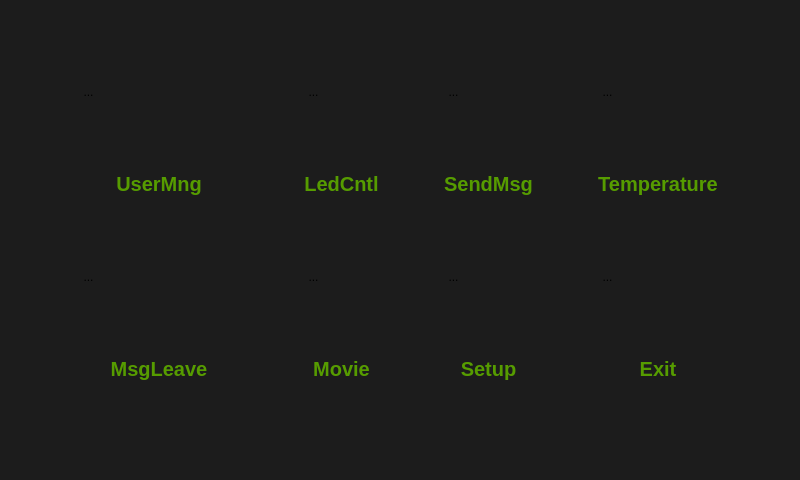
<?xml version="1.0" encoding="UTF-8"?>
<ui version="4.0">
 <class>MainMenu</class>
 <widget class="QWidget" name="MainMenu">
  <property name="geometry">
   <rect>
    <x>0</x>
    <y>0</y>
    <width>800</width>
    <height>480</height>
   </rect>
  </property>
  <property name="minimumSize">
   <size>
    <width>800</width>
    <height>480</height>
   </size>
  </property>
  <property name="maximumSize">
   <size>
    <width>800</width>
    <height>480</height>
   </size>
  </property>
  <property name="cursor">
   <cursorShape>BlankCursor</cursorShape>
  </property>
  <property name="windowTitle">
   <string>Form</string>
  </property>
  <property name="windowIcon">
   <iconset resource="../pic_ico.qrc">
    <normaloff>:/ico/pic_ico/house.png</normaloff>:/ico/pic_ico/house.png</iconset>
  </property>
  <property name="styleSheet">
   <string notr="true">border-style:flat;
background-color: rgb(28, 28, 28);</string>
  </property>
  <widget class="QWidget" name="layoutWidget">
   <property name="geometry">
    <rect>
     <x>20</x>
     <y>20</y>
     <width>761</width>
     <height>431</height>
    </rect>
   </property>
   <property name="cursor">
    <cursorShape>BlankCursor</cursorShape>
   </property>
   <layout class="QGridLayout" name="gridLayout_2">
    <item row="0" column="0">
     <widget class="QToolButton" name="Bt_UserMng">
      <property name="cursor">
       <cursorShape>BlankCursor</cursorShape>
      </property>
      <property name="focusPolicy">
       <enum>Qt::NoFocus</enum>
      </property>
      <property name="text">
       <string>...</string>
      </property>
      <property name="icon">
       <iconset resource="../pic_ico.qrc">
        <normaloff>:/ico/pic_ico/UserMng.png</normaloff>:/ico/pic_ico/UserMng.png</iconset>
      </property>
      <property name="iconSize">
       <size>
        <width>160</width>
        <height>100</height>
       </size>
      </property>
      <property name="autoRaise">
       <bool>true</bool>
      </property>
     </widget>
    </item>
    <item row="0" column="1">
     <widget class="QToolButton" name="Bt_LedSet">
      <property name="cursor">
       <cursorShape>BlankCursor</cursorShape>
      </property>
      <property name="focusPolicy">
       <enum>Qt::NoFocus</enum>
      </property>
      <property name="text">
       <string>...</string>
      </property>
      <property name="icon">
       <iconset resource="../pic_ico.qrc">
        <normaloff>:/ico/pic_ico/Led.png</normaloff>:/ico/pic_ico/Led.png</iconset>
      </property>
      <property name="iconSize">
       <size>
        <width>160</width>
        <height>100</height>
       </size>
      </property>
      <property name="autoRaise">
       <bool>true</bool>
      </property>
     </widget>
    </item>
    <item row="0" column="2">
     <widget class="QToolButton" name="Bt_GPRSMsg">
      <property name="cursor">
       <cursorShape>BlankCursor</cursorShape>
      </property>
      <property name="focusPolicy">
       <enum>Qt::NoFocus</enum>
      </property>
      <property name="text">
       <string>...</string>
      </property>
      <property name="icon">
       <iconset resource="../pic_ico.qrc">
        <normaloff>:/ico/pic_ico/GprsMsg.png</normaloff>:/ico/pic_ico/GprsMsg.png</iconset>
      </property>
      <property name="iconSize">
       <size>
        <width>160</width>
        <height>100</height>
       </size>
      </property>
      <property name="autoRaise">
       <bool>true</bool>
      </property>
     </widget>
    </item>
    <item row="0" column="3">
     <widget class="QToolButton" name="Bt_Tem">
      <property name="cursor">
       <cursorShape>BlankCursor</cursorShape>
      </property>
      <property name="focusPolicy">
       <enum>Qt::NoFocus</enum>
      </property>
      <property name="text">
       <string>...</string>
      </property>
      <property name="icon">
       <iconset resource="../pic_ico.qrc">
        <normaloff>:/ico/pic_ico/Temperature.png</normaloff>:/ico/pic_ico/Temperature.png</iconset>
      </property>
      <property name="iconSize">
       <size>
        <width>160</width>
        <height>100</height>
       </size>
      </property>
      <property name="autoRaise">
       <bool>true</bool>
      </property>
     </widget>
    </item>
    <item row="3" column="0">
     <widget class="QLabel" name="Lb_UserMng">
      <property name="minimumSize">
       <size>
        <width>160</width>
        <height>30</height>
       </size>
      </property>
      <property name="maximumSize">
       <size>
        <width>160</width>
        <height>30</height>
       </size>
      </property>
      <property name="palette">
       <palette>
        <active>
         <colorrole role="WindowText">
          <brush brushstyle="SolidPattern">
           <color alpha="255">
            <red>86</red>
            <green>156</green>
            <blue>0</blue>
           </color>
          </brush>
         </colorrole>
         <colorrole role="Button">
          <brush brushstyle="SolidPattern">
           <color alpha="255">
            <red>28</red>
            <green>28</green>
            <blue>28</blue>
           </color>
          </brush>
         </colorrole>
         <colorrole role="Base">
          <brush brushstyle="SolidPattern">
           <color alpha="255">
            <red>28</red>
            <green>28</green>
            <blue>28</blue>
           </color>
          </brush>
         </colorrole>
         <colorrole role="Window">
          <brush brushstyle="SolidPattern">
           <color alpha="255">
            <red>28</red>
            <green>28</green>
            <blue>28</blue>
           </color>
          </brush>
         </colorrole>
        </active>
        <inactive>
         <colorrole role="WindowText">
          <brush brushstyle="SolidPattern">
           <color alpha="255">
            <red>86</red>
            <green>156</green>
            <blue>0</blue>
           </color>
          </brush>
         </colorrole>
         <colorrole role="Button">
          <brush brushstyle="SolidPattern">
           <color alpha="255">
            <red>28</red>
            <green>28</green>
            <blue>28</blue>
           </color>
          </brush>
         </colorrole>
         <colorrole role="Base">
          <brush brushstyle="SolidPattern">
           <color alpha="255">
            <red>28</red>
            <green>28</green>
            <blue>28</blue>
           </color>
          </brush>
         </colorrole>
         <colorrole role="Window">
          <brush brushstyle="SolidPattern">
           <color alpha="255">
            <red>28</red>
            <green>28</green>
            <blue>28</blue>
           </color>
          </brush>
         </colorrole>
        </inactive>
        <disabled>
         <colorrole role="WindowText">
          <brush brushstyle="SolidPattern">
           <color alpha="255">
            <red>120</red>
            <green>120</green>
            <blue>120</blue>
           </color>
          </brush>
         </colorrole>
         <colorrole role="Button">
          <brush brushstyle="SolidPattern">
           <color alpha="255">
            <red>28</red>
            <green>28</green>
            <blue>28</blue>
           </color>
          </brush>
         </colorrole>
         <colorrole role="Base">
          <brush brushstyle="SolidPattern">
           <color alpha="255">
            <red>28</red>
            <green>28</green>
            <blue>28</blue>
           </color>
          </brush>
         </colorrole>
         <colorrole role="Window">
          <brush brushstyle="SolidPattern">
           <color alpha="255">
            <red>28</red>
            <green>28</green>
            <blue>28</blue>
           </color>
          </brush>
         </colorrole>
        </disabled>
       </palette>
      </property>
      <property name="font">
       <font>
        <pointsize>15</pointsize>
        <weight>75</weight>
        <bold>true</bold>
       </font>
      </property>
      <property name="cursor">
       <cursorShape>BlankCursor</cursorShape>
      </property>
      <property name="autoFillBackground">
       <bool>false</bool>
      </property>
      <property name="text">
       <string>UserMng</string>
      </property>
      <property name="alignment">
       <set>Qt::AlignCenter</set>
      </property>
     </widget>
    </item>
    <item row="3" column="1">
     <widget class="QLabel" name="Lb_LedSet">
      <property name="palette">
       <palette>
        <active>
         <colorrole role="WindowText">
          <brush brushstyle="SolidPattern">
           <color alpha="255">
            <red>86</red>
            <green>156</green>
            <blue>0</blue>
           </color>
          </brush>
         </colorrole>
         <colorrole role="Button">
          <brush brushstyle="SolidPattern">
           <color alpha="255">
            <red>28</red>
            <green>28</green>
            <blue>28</blue>
           </color>
          </brush>
         </colorrole>
         <colorrole role="Base">
          <brush brushstyle="SolidPattern">
           <color alpha="255">
            <red>28</red>
            <green>28</green>
            <blue>28</blue>
           </color>
          </brush>
         </colorrole>
         <colorrole role="Window">
          <brush brushstyle="SolidPattern">
           <color alpha="255">
            <red>28</red>
            <green>28</green>
            <blue>28</blue>
           </color>
          </brush>
         </colorrole>
        </active>
        <inactive>
         <colorrole role="WindowText">
          <brush brushstyle="SolidPattern">
           <color alpha="255">
            <red>86</red>
            <green>156</green>
            <blue>0</blue>
           </color>
          </brush>
         </colorrole>
         <colorrole role="Button">
          <brush brushstyle="SolidPattern">
           <color alpha="255">
            <red>28</red>
            <green>28</green>
            <blue>28</blue>
           </color>
          </brush>
         </colorrole>
         <colorrole role="Base">
          <brush brushstyle="SolidPattern">
           <color alpha="255">
            <red>28</red>
            <green>28</green>
            <blue>28</blue>
           </color>
          </brush>
         </colorrole>
         <colorrole role="Window">
          <brush brushstyle="SolidPattern">
           <color alpha="255">
            <red>28</red>
            <green>28</green>
            <blue>28</blue>
           </color>
          </brush>
         </colorrole>
        </inactive>
        <disabled>
         <colorrole role="WindowText">
          <brush brushstyle="SolidPattern">
           <color alpha="255">
            <red>120</red>
            <green>120</green>
            <blue>120</blue>
           </color>
          </brush>
         </colorrole>
         <colorrole role="Button">
          <brush brushstyle="SolidPattern">
           <color alpha="255">
            <red>28</red>
            <green>28</green>
            <blue>28</blue>
           </color>
          </brush>
         </colorrole>
         <colorrole role="Base">
          <brush brushstyle="SolidPattern">
           <color alpha="255">
            <red>28</red>
            <green>28</green>
            <blue>28</blue>
           </color>
          </brush>
         </colorrole>
         <colorrole role="Window">
          <brush brushstyle="SolidPattern">
           <color alpha="255">
            <red>28</red>
            <green>28</green>
            <blue>28</blue>
           </color>
          </brush>
         </colorrole>
        </disabled>
       </palette>
      </property>
      <property name="font">
       <font>
        <pointsize>15</pointsize>
        <weight>75</weight>
        <bold>true</bold>
       </font>
      </property>
      <property name="cursor">
       <cursorShape>BlankCursor</cursorShape>
      </property>
      <property name="text">
       <string>LedCntl</string>
      </property>
      <property name="alignment">
       <set>Qt::AlignCenter</set>
      </property>
     </widget>
    </item>
    <item row="3" column="2">
     <widget class="QLabel" name="Lb_GPRSMsg">
      <property name="palette">
       <palette>
        <active>
         <colorrole role="WindowText">
          <brush brushstyle="SolidPattern">
           <color alpha="255">
            <red>86</red>
            <green>156</green>
            <blue>0</blue>
           </color>
          </brush>
         </colorrole>
         <colorrole role="Button">
          <brush brushstyle="SolidPattern">
           <color alpha="255">
            <red>28</red>
            <green>28</green>
            <blue>28</blue>
           </color>
          </brush>
         </colorrole>
         <colorrole role="Base">
          <brush brushstyle="SolidPattern">
           <color alpha="255">
            <red>28</red>
            <green>28</green>
            <blue>28</blue>
           </color>
          </brush>
         </colorrole>
         <colorrole role="Window">
          <brush brushstyle="SolidPattern">
           <color alpha="255">
            <red>28</red>
            <green>28</green>
            <blue>28</blue>
           </color>
          </brush>
         </colorrole>
        </active>
        <inactive>
         <colorrole role="WindowText">
          <brush brushstyle="SolidPattern">
           <color alpha="255">
            <red>86</red>
            <green>156</green>
            <blue>0</blue>
           </color>
          </brush>
         </colorrole>
         <colorrole role="Button">
          <brush brushstyle="SolidPattern">
           <color alpha="255">
            <red>28</red>
            <green>28</green>
            <blue>28</blue>
           </color>
          </brush>
         </colorrole>
         <colorrole role="Base">
          <brush brushstyle="SolidPattern">
           <color alpha="255">
            <red>28</red>
            <green>28</green>
            <blue>28</blue>
           </color>
          </brush>
         </colorrole>
         <colorrole role="Window">
          <brush brushstyle="SolidPattern">
           <color alpha="255">
            <red>28</red>
            <green>28</green>
            <blue>28</blue>
           </color>
          </brush>
         </colorrole>
        </inactive>
        <disabled>
         <colorrole role="WindowText">
          <brush brushstyle="SolidPattern">
           <color alpha="255">
            <red>120</red>
            <green>120</green>
            <blue>120</blue>
           </color>
          </brush>
         </colorrole>
         <colorrole role="Button">
          <brush brushstyle="SolidPattern">
           <color alpha="255">
            <red>28</red>
            <green>28</green>
            <blue>28</blue>
           </color>
          </brush>
         </colorrole>
         <colorrole role="Base">
          <brush brushstyle="SolidPattern">
           <color alpha="255">
            <red>28</red>
            <green>28</green>
            <blue>28</blue>
           </color>
          </brush>
         </colorrole>
         <colorrole role="Window">
          <brush brushstyle="SolidPattern">
           <color alpha="255">
            <red>28</red>
            <green>28</green>
            <blue>28</blue>
           </color>
          </brush>
         </colorrole>
        </disabled>
       </palette>
      </property>
      <property name="font">
       <font>
        <pointsize>15</pointsize>
        <weight>75</weight>
        <bold>true</bold>
       </font>
      </property>
      <property name="cursor">
       <cursorShape>BlankCursor</cursorShape>
      </property>
      <property name="text">
       <string>SendMsg</string>
      </property>
      <property name="alignment">
       <set>Qt::AlignCenter</set>
      </property>
     </widget>
    </item>
    <item row="3" column="3">
     <widget class="QLabel" name="Lb_Tem">
      <property name="palette">
       <palette>
        <active>
         <colorrole role="WindowText">
          <brush brushstyle="SolidPattern">
           <color alpha="255">
            <red>86</red>
            <green>156</green>
            <blue>0</blue>
           </color>
          </brush>
         </colorrole>
         <colorrole role="Button">
          <brush brushstyle="SolidPattern">
           <color alpha="255">
            <red>28</red>
            <green>28</green>
            <blue>28</blue>
           </color>
          </brush>
         </colorrole>
         <colorrole role="Base">
          <brush brushstyle="SolidPattern">
           <color alpha="255">
            <red>28</red>
            <green>28</green>
            <blue>28</blue>
           </color>
          </brush>
         </colorrole>
         <colorrole role="Window">
          <brush brushstyle="SolidPattern">
           <color alpha="255">
            <red>28</red>
            <green>28</green>
            <blue>28</blue>
           </color>
          </brush>
         </colorrole>
        </active>
        <inactive>
         <colorrole role="WindowText">
          <brush brushstyle="SolidPattern">
           <color alpha="255">
            <red>86</red>
            <green>156</green>
            <blue>0</blue>
           </color>
          </brush>
         </colorrole>
         <colorrole role="Button">
          <brush brushstyle="SolidPattern">
           <color alpha="255">
            <red>28</red>
            <green>28</green>
            <blue>28</blue>
           </color>
          </brush>
         </colorrole>
         <colorrole role="Base">
          <brush brushstyle="SolidPattern">
           <color alpha="255">
            <red>28</red>
            <green>28</green>
            <blue>28</blue>
           </color>
          </brush>
         </colorrole>
         <colorrole role="Window">
          <brush brushstyle="SolidPattern">
           <color alpha="255">
            <red>28</red>
            <green>28</green>
            <blue>28</blue>
           </color>
          </brush>
         </colorrole>
        </inactive>
        <disabled>
         <colorrole role="WindowText">
          <brush brushstyle="SolidPattern">
           <color alpha="255">
            <red>120</red>
            <green>120</green>
            <blue>120</blue>
           </color>
          </brush>
         </colorrole>
         <colorrole role="Button">
          <brush brushstyle="SolidPattern">
           <color alpha="255">
            <red>28</red>
            <green>28</green>
            <blue>28</blue>
           </color>
          </brush>
         </colorrole>
         <colorrole role="Base">
          <brush brushstyle="SolidPattern">
           <color alpha="255">
            <red>28</red>
            <green>28</green>
            <blue>28</blue>
           </color>
          </brush>
         </colorrole>
         <colorrole role="Window">
          <brush brushstyle="SolidPattern">
           <color alpha="255">
            <red>28</red>
            <green>28</green>
            <blue>28</blue>
           </color>
          </brush>
         </colorrole>
        </disabled>
       </palette>
      </property>
      <property name="font">
       <font>
        <pointsize>15</pointsize>
        <weight>75</weight>
        <bold>true</bold>
       </font>
      </property>
      <property name="cursor">
       <cursorShape>BlankCursor</cursorShape>
      </property>
      <property name="text">
       <string>Temperature</string>
      </property>
      <property name="alignment">
       <set>Qt::AlignCenter</set>
      </property>
     </widget>
    </item>
    <item row="6" column="0">
     <widget class="QToolButton" name="Bt_MsgLeave">
      <property name="cursor">
       <cursorShape>BlankCursor</cursorShape>
      </property>
      <property name="focusPolicy">
       <enum>Qt::NoFocus</enum>
      </property>
      <property name="text">
       <string>...</string>
      </property>
      <property name="icon">
       <iconset resource="../pic_ico.qrc">
        <normaloff>:/ico/pic_ico/Message.png</normaloff>:/ico/pic_ico/Message.png</iconset>
      </property>
      <property name="iconSize">
       <size>
        <width>160</width>
        <height>100</height>
       </size>
      </property>
      <property name="autoRaise">
       <bool>true</bool>
      </property>
     </widget>
    </item>
    <item row="6" column="1">
     <widget class="QToolButton" name="Bt_Movie">
      <property name="cursor">
       <cursorShape>BlankCursor</cursorShape>
      </property>
      <property name="focusPolicy">
       <enum>Qt::NoFocus</enum>
      </property>
      <property name="text">
       <string>...</string>
      </property>
      <property name="icon">
       <iconset resource="../pic_ico.qrc">
        <normaloff>:/ico/pic_ico/Media.png</normaloff>:/ico/pic_ico/Media.png</iconset>
      </property>
      <property name="iconSize">
       <size>
        <width>160</width>
        <height>100</height>
       </size>
      </property>
      <property name="autoRaise">
       <bool>true</bool>
      </property>
     </widget>
    </item>
    <item row="6" column="2">
     <widget class="QToolButton" name="Bt_Setup">
      <property name="cursor">
       <cursorShape>BlankCursor</cursorShape>
      </property>
      <property name="focusPolicy">
       <enum>Qt::NoFocus</enum>
      </property>
      <property name="text">
       <string>...</string>
      </property>
      <property name="icon">
       <iconset resource="../pic_ico.qrc">
        <normaloff>:/ico/pic_ico/Setup.png</normaloff>:/ico/pic_ico/Setup.png</iconset>
      </property>
      <property name="iconSize">
       <size>
        <width>160</width>
        <height>100</height>
       </size>
      </property>
      <property name="autoRaise">
       <bool>true</bool>
      </property>
     </widget>
    </item>
    <item row="6" column="3">
     <widget class="QToolButton" name="Bt_Exit">
      <property name="cursor">
       <cursorShape>BlankCursor</cursorShape>
      </property>
      <property name="focusPolicy">
       <enum>Qt::NoFocus</enum>
      </property>
      <property name="text">
       <string>...</string>
      </property>
      <property name="icon">
       <iconset resource="../pic_ico.qrc">
        <normaloff>:/ico/pic_ico/Exit.png</normaloff>:/ico/pic_ico/Exit.png</iconset>
      </property>
      <property name="iconSize">
       <size>
        <width>160</width>
        <height>100</height>
       </size>
      </property>
      <property name="autoRaise">
       <bool>true</bool>
      </property>
     </widget>
    </item>
    <item row="7" column="0">
     <widget class="QLabel" name="Lb_MsgLeave">
      <property name="minimumSize">
       <size>
        <width>160</width>
        <height>30</height>
       </size>
      </property>
      <property name="maximumSize">
       <size>
        <width>160</width>
        <height>30</height>
       </size>
      </property>
      <property name="palette">
       <palette>
        <active>
         <colorrole role="WindowText">
          <brush brushstyle="SolidPattern">
           <color alpha="255">
            <red>86</red>
            <green>156</green>
            <blue>0</blue>
           </color>
          </brush>
         </colorrole>
         <colorrole role="Button">
          <brush brushstyle="SolidPattern">
           <color alpha="255">
            <red>28</red>
            <green>28</green>
            <blue>28</blue>
           </color>
          </brush>
         </colorrole>
         <colorrole role="Base">
          <brush brushstyle="SolidPattern">
           <color alpha="255">
            <red>28</red>
            <green>28</green>
            <blue>28</blue>
           </color>
          </brush>
         </colorrole>
         <colorrole role="Window">
          <brush brushstyle="SolidPattern">
           <color alpha="255">
            <red>28</red>
            <green>28</green>
            <blue>28</blue>
           </color>
          </brush>
         </colorrole>
        </active>
        <inactive>
         <colorrole role="WindowText">
          <brush brushstyle="SolidPattern">
           <color alpha="255">
            <red>86</red>
            <green>156</green>
            <blue>0</blue>
           </color>
          </brush>
         </colorrole>
         <colorrole role="Button">
          <brush brushstyle="SolidPattern">
           <color alpha="255">
            <red>28</red>
            <green>28</green>
            <blue>28</blue>
           </color>
          </brush>
         </colorrole>
         <colorrole role="Base">
          <brush brushstyle="SolidPattern">
           <color alpha="255">
            <red>28</red>
            <green>28</green>
            <blue>28</blue>
           </color>
          </brush>
         </colorrole>
         <colorrole role="Window">
          <brush brushstyle="SolidPattern">
           <color alpha="255">
            <red>28</red>
            <green>28</green>
            <blue>28</blue>
           </color>
          </brush>
         </colorrole>
        </inactive>
        <disabled>
         <colorrole role="WindowText">
          <brush brushstyle="SolidPattern">
           <color alpha="255">
            <red>120</red>
            <green>120</green>
            <blue>120</blue>
           </color>
          </brush>
         </colorrole>
         <colorrole role="Button">
          <brush brushstyle="SolidPattern">
           <color alpha="255">
            <red>28</red>
            <green>28</green>
            <blue>28</blue>
           </color>
          </brush>
         </colorrole>
         <colorrole role="Base">
          <brush brushstyle="SolidPattern">
           <color alpha="255">
            <red>28</red>
            <green>28</green>
            <blue>28</blue>
           </color>
          </brush>
         </colorrole>
         <colorrole role="Window">
          <brush brushstyle="SolidPattern">
           <color alpha="255">
            <red>28</red>
            <green>28</green>
            <blue>28</blue>
           </color>
          </brush>
         </colorrole>
        </disabled>
       </palette>
      </property>
      <property name="font">
       <font>
        <pointsize>15</pointsize>
        <weight>75</weight>
        <bold>true</bold>
       </font>
      </property>
      <property name="cursor">
       <cursorShape>BlankCursor</cursorShape>
      </property>
      <property name="text">
       <string>MsgLeave</string>
      </property>
      <property name="alignment">
       <set>Qt::AlignCenter</set>
      </property>
     </widget>
    </item>
    <item row="7" column="1">
     <widget class="QLabel" name="Lb_Movie">
      <property name="palette">
       <palette>
        <active>
         <colorrole role="WindowText">
          <brush brushstyle="SolidPattern">
           <color alpha="255">
            <red>86</red>
            <green>156</green>
            <blue>0</blue>
           </color>
          </brush>
         </colorrole>
         <colorrole role="Button">
          <brush brushstyle="SolidPattern">
           <color alpha="255">
            <red>28</red>
            <green>28</green>
            <blue>28</blue>
           </color>
          </brush>
         </colorrole>
         <colorrole role="Base">
          <brush brushstyle="SolidPattern">
           <color alpha="255">
            <red>28</red>
            <green>28</green>
            <blue>28</blue>
           </color>
          </brush>
         </colorrole>
         <colorrole role="Window">
          <brush brushstyle="SolidPattern">
           <color alpha="255">
            <red>28</red>
            <green>28</green>
            <blue>28</blue>
           </color>
          </brush>
         </colorrole>
        </active>
        <inactive>
         <colorrole role="WindowText">
          <brush brushstyle="SolidPattern">
           <color alpha="255">
            <red>86</red>
            <green>156</green>
            <blue>0</blue>
           </color>
          </brush>
         </colorrole>
         <colorrole role="Button">
          <brush brushstyle="SolidPattern">
           <color alpha="255">
            <red>28</red>
            <green>28</green>
            <blue>28</blue>
           </color>
          </brush>
         </colorrole>
         <colorrole role="Base">
          <brush brushstyle="SolidPattern">
           <color alpha="255">
            <red>28</red>
            <green>28</green>
            <blue>28</blue>
           </color>
          </brush>
         </colorrole>
         <colorrole role="Window">
          <brush brushstyle="SolidPattern">
           <color alpha="255">
            <red>28</red>
            <green>28</green>
            <blue>28</blue>
           </color>
          </brush>
         </colorrole>
        </inactive>
        <disabled>
         <colorrole role="WindowText">
          <brush brushstyle="SolidPattern">
           <color alpha="255">
            <red>120</red>
            <green>120</green>
            <blue>120</blue>
           </color>
          </brush>
         </colorrole>
         <colorrole role="Button">
          <brush brushstyle="SolidPattern">
           <color alpha="255">
            <red>28</red>
            <green>28</green>
            <blue>28</blue>
           </color>
          </brush>
         </colorrole>
         <colorrole role="Base">
          <brush brushstyle="SolidPattern">
           <color alpha="255">
            <red>28</red>
            <green>28</green>
            <blue>28</blue>
           </color>
          </brush>
         </colorrole>
         <colorrole role="Window">
          <brush brushstyle="SolidPattern">
           <color alpha="255">
            <red>28</red>
            <green>28</green>
            <blue>28</blue>
           </color>
          </brush>
         </colorrole>
        </disabled>
       </palette>
      </property>
      <property name="font">
       <font>
        <pointsize>15</pointsize>
        <weight>75</weight>
        <bold>true</bold>
       </font>
      </property>
      <property name="cursor">
       <cursorShape>BlankCursor</cursorShape>
      </property>
      <property name="text">
       <string>Movie</string>
      </property>
      <property name="alignment">
       <set>Qt::AlignCenter</set>
      </property>
     </widget>
    </item>
    <item row="7" column="2">
     <widget class="QLabel" name="Lb_Setup">
      <property name="palette">
       <palette>
        <active>
         <colorrole role="WindowText">
          <brush brushstyle="SolidPattern">
           <color alpha="255">
            <red>86</red>
            <green>156</green>
            <blue>0</blue>
           </color>
          </brush>
         </colorrole>
         <colorrole role="Button">
          <brush brushstyle="SolidPattern">
           <color alpha="255">
            <red>28</red>
            <green>28</green>
            <blue>28</blue>
           </color>
          </brush>
         </colorrole>
         <colorrole role="Base">
          <brush brushstyle="SolidPattern">
           <color alpha="255">
            <red>28</red>
            <green>28</green>
            <blue>28</blue>
           </color>
          </brush>
         </colorrole>
         <colorrole role="Window">
          <brush brushstyle="SolidPattern">
           <color alpha="255">
            <red>28</red>
            <green>28</green>
            <blue>28</blue>
           </color>
          </brush>
         </colorrole>
        </active>
        <inactive>
         <colorrole role="WindowText">
          <brush brushstyle="SolidPattern">
           <color alpha="255">
            <red>86</red>
            <green>156</green>
            <blue>0</blue>
           </color>
          </brush>
         </colorrole>
         <colorrole role="Button">
          <brush brushstyle="SolidPattern">
           <color alpha="255">
            <red>28</red>
            <green>28</green>
            <blue>28</blue>
           </color>
          </brush>
         </colorrole>
         <colorrole role="Base">
          <brush brushstyle="SolidPattern">
           <color alpha="255">
            <red>28</red>
            <green>28</green>
            <blue>28</blue>
           </color>
          </brush>
         </colorrole>
         <colorrole role="Window">
          <brush brushstyle="SolidPattern">
           <color alpha="255">
            <red>28</red>
            <green>28</green>
            <blue>28</blue>
           </color>
          </brush>
         </colorrole>
        </inactive>
        <disabled>
         <colorrole role="WindowText">
          <brush brushstyle="SolidPattern">
           <color alpha="255">
            <red>120</red>
            <green>120</green>
            <blue>120</blue>
           </color>
          </brush>
         </colorrole>
         <colorrole role="Button">
          <brush brushstyle="SolidPattern">
           <color alpha="255">
            <red>28</red>
            <green>28</green>
            <blue>28</blue>
           </color>
          </brush>
         </colorrole>
         <colorrole role="Base">
          <brush brushstyle="SolidPattern">
           <color alpha="255">
            <red>28</red>
            <green>28</green>
            <blue>28</blue>
           </color>
          </brush>
         </colorrole>
         <colorrole role="Window">
          <brush brushstyle="SolidPattern">
           <color alpha="255">
            <red>28</red>
            <green>28</green>
            <blue>28</blue>
           </color>
          </brush>
         </colorrole>
        </disabled>
       </palette>
      </property>
      <property name="font">
       <font>
        <pointsize>15</pointsize>
        <weight>75</weight>
        <bold>true</bold>
       </font>
      </property>
      <property name="cursor">
       <cursorShape>BlankCursor</cursorShape>
      </property>
      <property name="text">
       <string>Setup</string>
      </property>
      <property name="alignment">
       <set>Qt::AlignCenter</set>
      </property>
     </widget>
    </item>
    <item row="7" column="3">
     <widget class="QLabel" name="Lb_Exit">
      <property name="palette">
       <palette>
        <active>
         <colorrole role="WindowText">
          <brush brushstyle="SolidPattern">
           <color alpha="255">
            <red>86</red>
            <green>156</green>
            <blue>0</blue>
           </color>
          </brush>
         </colorrole>
         <colorrole role="Button">
          <brush brushstyle="SolidPattern">
           <color alpha="255">
            <red>28</red>
            <green>28</green>
            <blue>28</blue>
           </color>
          </brush>
         </colorrole>
         <colorrole role="Base">
          <brush brushstyle="SolidPattern">
           <color alpha="255">
            <red>28</red>
            <green>28</green>
            <blue>28</blue>
           </color>
          </brush>
         </colorrole>
         <colorrole role="Window">
          <brush brushstyle="SolidPattern">
           <color alpha="255">
            <red>28</red>
            <green>28</green>
            <blue>28</blue>
           </color>
          </brush>
         </colorrole>
        </active>
        <inactive>
         <colorrole role="WindowText">
          <brush brushstyle="SolidPattern">
           <color alpha="255">
            <red>86</red>
            <green>156</green>
            <blue>0</blue>
           </color>
          </brush>
         </colorrole>
         <colorrole role="Button">
          <brush brushstyle="SolidPattern">
           <color alpha="255">
            <red>28</red>
            <green>28</green>
            <blue>28</blue>
           </color>
          </brush>
         </colorrole>
         <colorrole role="Base">
          <brush brushstyle="SolidPattern">
           <color alpha="255">
            <red>28</red>
            <green>28</green>
            <blue>28</blue>
           </color>
          </brush>
         </colorrole>
         <colorrole role="Window">
          <brush brushstyle="SolidPattern">
           <color alpha="255">
            <red>28</red>
            <green>28</green>
            <blue>28</blue>
           </color>
          </brush>
         </colorrole>
        </inactive>
        <disabled>
         <colorrole role="WindowText">
          <brush brushstyle="SolidPattern">
           <color alpha="255">
            <red>120</red>
            <green>120</green>
            <blue>120</blue>
           </color>
          </brush>
         </colorrole>
         <colorrole role="Button">
          <brush brushstyle="SolidPattern">
           <color alpha="255">
            <red>28</red>
            <green>28</green>
            <blue>28</blue>
           </color>
          </brush>
         </colorrole>
         <colorrole role="Base">
          <brush brushstyle="SolidPattern">
           <color alpha="255">
            <red>28</red>
            <green>28</green>
            <blue>28</blue>
           </color>
          </brush>
         </colorrole>
         <colorrole role="Window">
          <brush brushstyle="SolidPattern">
           <color alpha="255">
            <red>28</red>
            <green>28</green>
            <blue>28</blue>
           </color>
          </brush>
         </colorrole>
        </disabled>
       </palette>
      </property>
      <property name="font">
       <font>
        <pointsize>15</pointsize>
        <weight>75</weight>
        <bold>true</bold>
       </font>
      </property>
      <property name="cursor">
       <cursorShape>BlankCursor</cursorShape>
      </property>
      <property name="text">
       <string>Exit</string>
      </property>
      <property name="alignment">
       <set>Qt::AlignCenter</set>
      </property>
     </widget>
    </item>
   </layout>
  </widget>
 </widget>
 <resources>
  <include location="../pic_ico.qrc"/>
 </resources>
 <connections/>
</ui>
